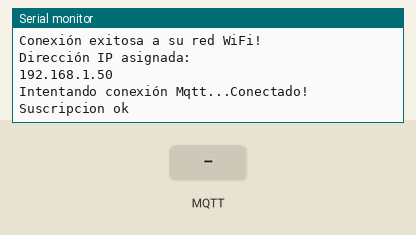
This sketch was run on a simulated ESP8266 (NodeMCU). Shown: the last lines printed to the serial monitor. Inputs (shaded band) come from the test bench. WiFi joins after 1.5 s; servers stay silent unless stated; random numbers use the default seed unless the sketch sets one; no MQTT or app messages arrive unless stated.

Above: at 2.7 s.
2.8 s: MQTT message "1" arrives on the first subscribed topic
At 3.9 s:
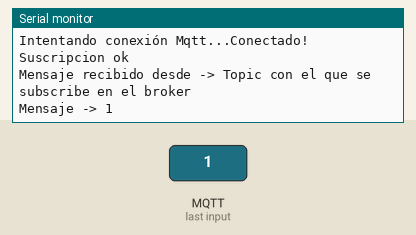
4.3 s: MQTT message "on" arrives on the first subscribed topic
At 5.0 s:
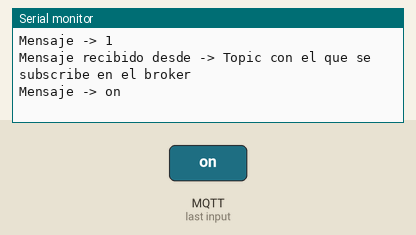
5.8 s: MQTT message "off" arrives on the first subscribed topic
At 6.2 s:
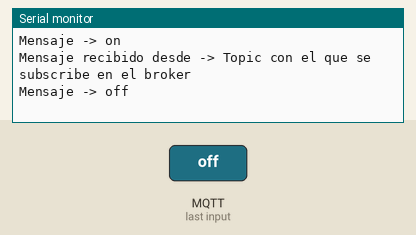

The sketch:

carMQTT.ino
```cpp
/*********** LIBRERIAS **************/
#include <ESP8266WiFi.h>
#include <PubSubClient.h>


/*********** MQTT CONFIG **************/


IPAddress mqttServer("IP del Broker");
const int mqttPort = 1883 ;
const char *topicSubscribe = "Topic con el que se subscribe en el broker";
const char *topicPublish = "Topic a donde va a publicar";

/*********** WIFICONFIG ***************/

const char* ssid = "Usuario Red WIFI";
const char* password =  "contraseña WIFI";

/*********** GLOBALES   ***************/

WiFiClient espClient;
PubSubClient client(espClient);
char msg[50];
int speedCar = 800;         // 400 - 1023.
int speed_Coeff = 3;


/** F U N C I O N E S ***/

void callback(char* topic, byte* payload, unsigned int length);
void reconnect();
void setup_wifi();


/** SETUP ARDUINO ***/

void setup() {
  Serial.begin(115200);

  setup_wifi();
  client.setServer(mqttServer, mqttPort);
  client.setCallback(callback);
}


/** LOOP ***/

void loop() {

  if (!client.connected()) {
    reconnect();
  }

  /*** CLIENTE MQTT A LA ESCUCHA ***/
  client.loop();
}


/***    CONEXION WIFI      ***/
void setup_wifi() {
  delay(10);
  // Nos conectamos a nuestra red Wifi
  Serial.println();
  Serial.print("Conectando a red WIFI!: ");
  Serial.println(ssid);

  WiFi.begin(ssid, password);

  while (WiFi.status() != WL_CONNECTED) {
    delay(500);
    Serial.print("..CONECTANDO..");
  }

  Serial.println("");
  Serial.println("Conexión exitosa a su red WiFi!");
  Serial.println("Dirección IP asignada: ");
  Serial.println(WiFi.localIP());
}


/***    CONEXION MQTT      ***/

void reconnect() {

  while (!client.connected()) {
    Serial.print("Intentando conexión Mqtt...");
    /* Creamos un cliente ID */
    String clientId = "poner nombre del cliente";
    clientId += String(random(0xffff), HEX);
    // Intentamos conectar
    if (client.connect(clientId.c_str())) {
      Serial.println("Conectado!");
      /* Nos suscribimos */
      if (client.subscribe(topicSubscribe)) {
        Serial.println("Suscripcion ok");
      } else {
        Serial.println("fallo Suscripciión");
      }
    } else {
      Serial.print("falló :( con error -> ");
      Serial.print(client.state());
      Serial.println(" Intentamos de nuevo en 5 segundos");
      delay(5000);
    }
  }
}


/***       CALLBACK        ***/
/*******ESCUCHA LO QUE SE ENVIA POR EL TOPIC*******/

void callback(char* topic, byte* payload, unsigned int length) {
  String incoming = "";
  Serial.print("Mensaje recibido desde -> ");
  Serial.print(topic);
  Serial.println("");
  for (int i = 0; i < length; i++) {
    incoming += (char)payload[i];
  }
  incoming.trim();
  Serial.println("Mensaje -> " + incoming);

}
```

Measured:
- after the input at 2.8 s, the serial monitor: prints a new line at once (image 1)
- after the input at 4.3 s, the serial monitor: prints a new line at once (image 2)
- after the input at 5.8 s, the serial monitor: prints a new line at once (image 3)
